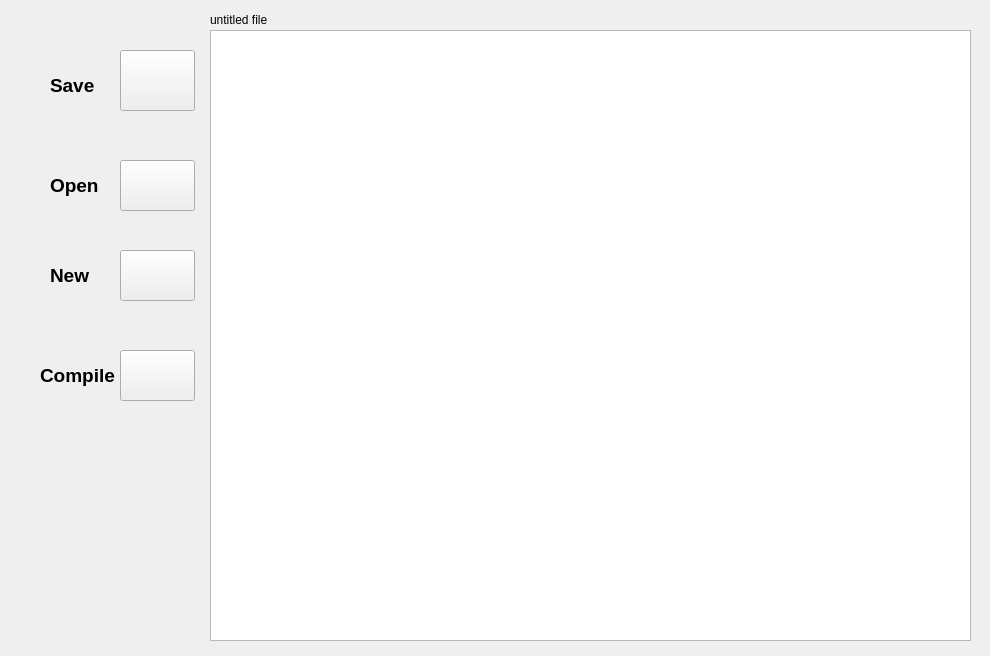
<?xml version="1.0" encoding="UTF-8"?>
<ui version="4.0">
 <class>FileEditor</class>
 <widget class="QWidget" name="FileEditor">
  <property name="geometry">
   <rect>
    <x>0</x>
    <y>0</y>
    <width>990</width>
    <height>656</height>
   </rect>
  </property>
  <property name="windowTitle">
   <string>Form</string>
  </property>
  <widget class="QPushButton" name="Save">
   <property name="geometry">
    <rect>
     <x>120</x>
     <y>50</y>
     <width>75</width>
     <height>61</height>
    </rect>
   </property>
   <property name="styleSheet">
    <string notr="true">image: url(:/Resources/Resources/SCFTL-logos/save.png);</string>
   </property>
   <property name="text">
    <string/>
   </property>
  </widget>
  <widget class="QPushButton" name="OpenFile">
   <property name="geometry">
    <rect>
     <x>120</x>
     <y>160</y>
     <width>75</width>
     <height>51</height>
    </rect>
   </property>
   <property name="styleSheet">
    <string notr="true">image: url(:/Resources/Resources/SCFTL-logos/file-open-2_1_50x50.png);</string>
   </property>
   <property name="text">
    <string/>
   </property>
  </widget>
  <widget class="QTextEdit" name="CodeArea">
   <property name="geometry">
    <rect>
     <x>210</x>
     <y>30</y>
     <width>761</width>
     <height>611</height>
    </rect>
   </property>
  </widget>
  <widget class="QPushButton" name="NewFile">
   <property name="geometry">
    <rect>
     <x>120</x>
     <y>250</y>
     <width>75</width>
     <height>51</height>
    </rect>
   </property>
   <property name="styleSheet">
    <string notr="true">image: url(:/Resources/Resources/SCFTL-logos/3820673-200_1_50x50.png);</string>
   </property>
   <property name="text">
    <string/>
   </property>
  </widget>
  <widget class="QPushButton" name="Compile">
   <property name="geometry">
    <rect>
     <x>120</x>
     <y>350</y>
     <width>75</width>
     <height>51</height>
    </rect>
   </property>
   <property name="styleSheet">
    <string notr="true">image: url(:/Resources/Resources/SCFTL-logos/compile.png);</string>
   </property>
   <property name="text">
    <string/>
   </property>
  </widget>
  <widget class="QLabel" name="label">
   <property name="geometry">
    <rect>
     <x>50</x>
     <y>70</y>
     <width>49</width>
     <height>31</height>
    </rect>
   </property>
   <property name="text">
    <string>&lt;html&gt;&lt;head/&gt;&lt;body&gt;&lt;p&gt;&lt;span style=&quot; font-size:14pt; font-weight:700;&quot;&gt;Save&lt;/span&gt;&lt;/p&gt;&lt;/body&gt;&lt;/html&gt;</string>
   </property>
  </widget>
  <widget class="QLabel" name="label_2">
   <property name="geometry">
    <rect>
     <x>50</x>
     <y>170</y>
     <width>49</width>
     <height>31</height>
    </rect>
   </property>
   <property name="text">
    <string>&lt;html&gt;&lt;head/&gt;&lt;body&gt;&lt;p&gt;&lt;span style=&quot; font-size:14pt; font-weight:700;&quot;&gt;Open&lt;/span&gt;&lt;/p&gt;&lt;/body&gt;&lt;/html&gt;</string>
   </property>
  </widget>
  <widget class="QLabel" name="label_3">
   <property name="geometry">
    <rect>
     <x>50</x>
     <y>260</y>
     <width>49</width>
     <height>31</height>
    </rect>
   </property>
   <property name="text">
    <string>&lt;html&gt;&lt;head/&gt;&lt;body&gt;&lt;p&gt;&lt;span style=&quot; font-size:14pt; font-weight:700;&quot;&gt;New&lt;/span&gt;&lt;/p&gt;&lt;/body&gt;&lt;/html&gt;</string>
   </property>
  </widget>
  <widget class="QLabel" name="label_4">
   <property name="geometry">
    <rect>
     <x>40</x>
     <y>360</y>
     <width>81</width>
     <height>31</height>
    </rect>
   </property>
   <property name="text">
    <string>&lt;html&gt;&lt;head/&gt;&lt;body&gt;&lt;p&gt;&lt;span style=&quot; font-size:14pt; font-weight:700;&quot;&gt;Compile&lt;/span&gt;&lt;/p&gt;&lt;/body&gt;&lt;/html&gt;</string>
   </property>
  </widget>
  <widget class="QLabel" name="FileNameLabel">
   <property name="geometry">
    <rect>
     <x>210</x>
     <y>10</y>
     <width>101</width>
     <height>20</height>
    </rect>
   </property>
   <property name="text">
    <string>untitled file</string>
   </property>
  </widget>
 </widget>
 <resources/>
 <connections/>
</ui>
